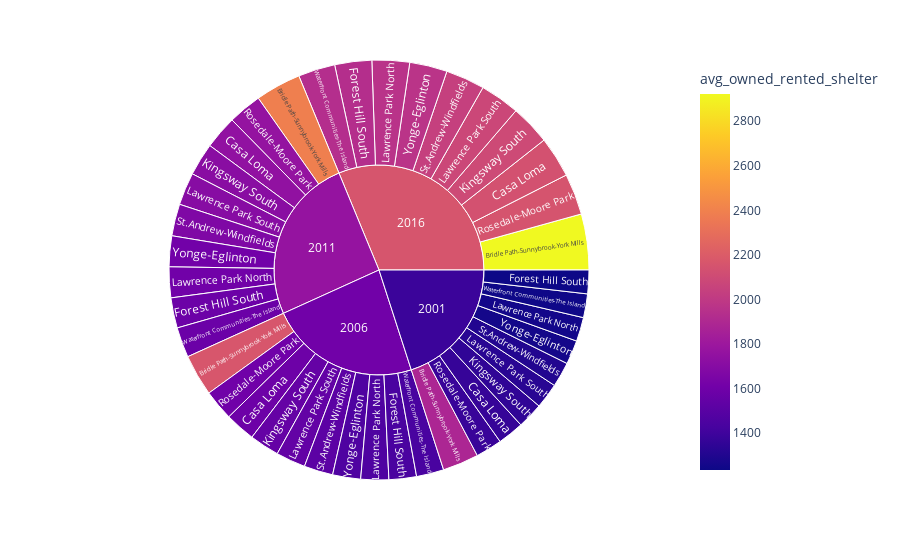

Notebook code cell kept with this figure:
### Code cell
# Create the sunburst chart
fig2 = px.sunburst(most_exp_df, values="avg_owned_rented_shelter", color="avg_owned_rented_shelter", path=["year", "neighbourhood" ], height=500)
fig2.show()

### Figure 1 — Plotly figure (JSON) as saved in the notebook; plotly's stock layout.template omitted (floating-point values rounded to 4 significant figures)
{"data": [{"branchvalues": "total", "customdata": [[1886.0], [2168.0], [2388.0], [2922.0], [1370.0], [1588.0], [1748.0], [2138.0], [1235], [1438.0], [1582.0], [1934.0], [1351], [1556.0], [1714.0], [2096.0], [1256], [1460.0], [1606], [1964.0], [1326.0], [1546.0], [1702], [2080.0], [1380.0], [1600], [1761], [2154.0], [1303], [1516.0], [1670.0], [2040.0], [1242.0], [1435], [1580.0], [1932.0], [1257], [1462], [1609], [1966.0], [1385.0], [1604.0], [1765.0], [2159.0]], "domain": {"x": [0, 1], "y": [0, 1]}, "hovertemplate": "labels=%{label}<br>avg_owned_rented_shelter_sum=%{value}<br>parent=%{parent}<br>id=%{id}<br>avg_owned_rented_shelter=%{color}<extra></extra>", "ids": ["2001/Bridle Path-Sunnybrook-York Mills", "2006/Bridle Path-Sunnybrook-York Mills", "2011/Bridle Path-Sunnybrook-York Mills", "2016/Bridle Path-Sunnybrook-York Mills", "2001/Casa Loma", "2006/Casa Loma", "2011/Casa Loma", "2016/Casa Loma", "2001/Forest Hill South", "2006/Forest Hill South", "2011/Forest Hill South", "2016/Forest Hill South", "2001/Kingsway South", "2006/Kingsway South", "2011/Kingsway South", "2016/Kingsway South", "2001/Lawrence Park North", "2006/Lawrence Park North", "2011/Lawrence Park North", "2016/Lawrence Park North", "2001/Lawrence Park South", "2006/Lawrence Park South", "2011/Lawrence Park South", "2016/Lawrence Park South", "2001/Rosedale-Moore Park", "2006/Rosedale-Moore Park", "2011/Rosedale-Moore Park", "2016/Rosedale-Moore Park", "2001/St.Andrew-Windfields", "2006/St.Andrew-Windfields", "2011/St.Andrew-Windfields", "2016/St.Andrew-Windfields", "2001/Waterfront Communities-The Island", "2006/Waterfront Communities-The Island", "2011/Waterfront Communities-The Island", "2016/Waterfront Communities-The Island", "2001/Yonge-Eglinton", "2006/Yonge-Eglinton", "2011/Yonge-Eglinton", "2016/Yonge-Eglinton", "2001", "2006", "2011", "2016"], "labels": ["Bridle Path-Sunnybrook-York Mills", "Bridle Path-Sunnybrook-York Mills", "Bridle Path-Sunnybrook-York Mills", "Bridle Path-Sunnybrook-York Mills", "Casa Loma", "Casa Loma", "Casa Loma", "Casa Loma", "Forest Hill South", "Forest Hill South", "Forest Hill South", "Forest Hill South", "Kingsway South", "Kingsway South", "Kingsway South", "Kingsway South", "Lawrence Park North", "Lawrence Park North", "Lawrence Park North", "Lawrence Park North", "Lawrence Park South", "Lawrence Park South", "Lawrence Park South", "Lawrence Park South", "Rosedale-Moore Park", "Rosedale-Moore Park", "Rosedale-Moore Park", "Rosedale-Moore Park", "St.Andrew-Windfields", "St.Andrew-Windfields", "St.Andrew-Windfields", "St.Andrew-Windfields", "Waterfront Communities-The Island", "Waterfront Communities-The Island", "Waterfront Communities-The Island", "Waterfront Communities-The Island", "Yonge-Eglinton", "Yonge-Eglinton", "Yonge-Eglinton", "Yonge-Eglinton", "2001", "2006", "2011", "2016"], "marker": {"coloraxis": "coloraxis", "colors": [1886.0, 2168.0, 2388.0, 2922.0, 1370.0, 1588.0, 1748.0, 2138.0, 1235, 1438.0, 1582.0, 1934.0, 1351, 1556.0, 1714.0, 2096.0, 1256, 1460.0, 1606, 1964.0, 1326.0, 1546.0, 1702, 2080.0, 1380.0, 1600, 1761, 2154.0, 1303, 1516.0, 1670.0, 2040.0, 1242.0, 1435, 1580.0, 1932.0, 1257, 1462, 1609, 1966.0, 1385.0, 1604.0, 1765.0, 2159.0]}, "name": "", "parents": ["2001", "2006", "2011", "2016", "2001", "2006", "2011", "2016", "2001", "2006", "2011", "2016", "2001", "2006", "2011", "2016", "2001", "2006", "2011", "2016", "2001", "2006", "2011", "2016", "2001", "2006", "2011", "2016", "2001", "2006", "2011", "2016", "2001", "2006", "2011", "2016", "2001", "2006", "2011", "2016", "", "", "", ""], "type": "sunburst", "values": [1886.0, 2168.0, 2388.0, 2922.0, 1370.0, 1588.0, 1748.0, 2138.0, 1235, 1438.0, 1582.0, 1934.0, 1351, 1556.0, 1714.0, 2096.0, 1256, 1460.0, 1606, 1964.0, 1326.0, 1546.0, 1702, 2080.0, 1380.0, 1600, 1761, 2154.0, 1303, 1516.0, 1670.0, 2040.0, 1242.0, 1435, 1580.0, 1932.0, 1257, 1462, 1609, 1966.0, 13610.0, 15770.0, 17358, 21227]}], "layout": {"autosize": true, "coloraxis": {"colorbar": {"title": {"text": "avg_owned_rented_shelter"}}, "colorscale": [[0, "#0d0887"], [0.1111, "#46039f"], [0.2222, "#7201a8"], [0.3333, "#9c179e"], [0.4444, "#bd3786"], [0.5556, "#d8576b"], [0.6667, "#ed7953"], [0.7778, "#fb9f3a"], [0.8889, "#fdca26"], [1, "#f0f921"]]}, "legend": {"tracegroupgap": 0}, "margin": {"t": 60}}}
